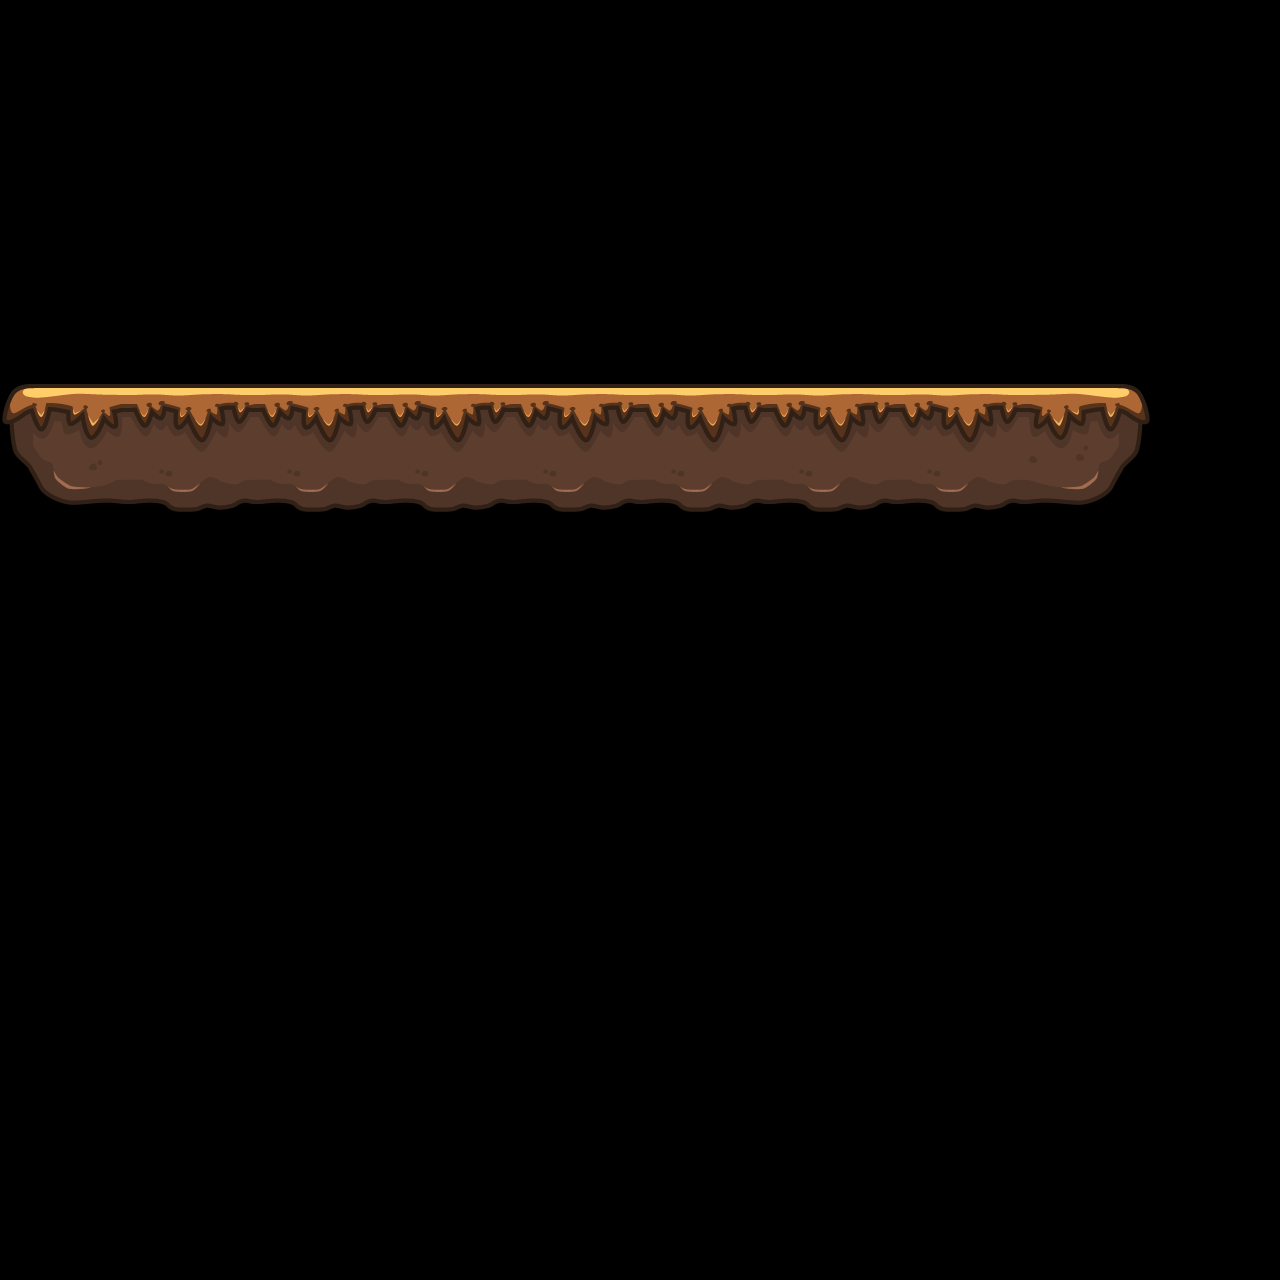

This game map was drawn from its Tiled (.tmx) file and the tilesets committed beside it. A one-line description and the full map source follow:
An orthogonal 10x10 tile map with 128x128 px tiles, 1 tile layer (Tile Layer 1).

<map version="1.10" tiledversion="1.11.2" orientation="orthogonal" renderorder="right-down" width="10" height="10" tilewidth="128" tileheight="128" infinite="0" nextlayerid="2" nextobjectid="1">
 <tileset firstgid="1" source="capybara-conquest-tiles.tsx" />
 <layer id="1" name="Tile Layer 1" width="10" height="10">
  <data encoding="csv">
0,0,0,0,0,0,0,0,0,0,
0,0,0,0,0,0,0,0,0,0,
0,0,0,0,0,0,0,0,0,0,
15,16,16,16,16,16,16,16,17,0,
0,0,0,0,0,0,0,0,0,0,
0,0,0,0,0,0,0,0,0,0,
0,0,0,0,0,0,0,0,0,0,
0,0,0,0,0,0,0,0,0,0,
0,0,0,0,0,0,0,0,0,0,
0,0,0,0,0,0,0,0,0,0
</data>
 </layer>
</map>
